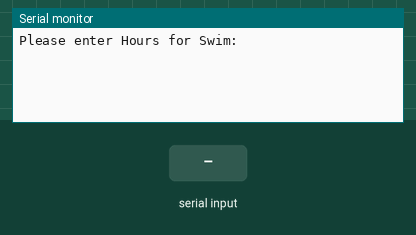
A sketch run on a simulated Arduino Uno, built with avr-gcc and run on an emulated ATmega328P. Shown: the last lines printed to the serial monitor. Inputs (shaded band) come from the test bench.

Above: at 0.9 s.
1.0 s: "90,45\n" received over Serial
At 1.5 s:
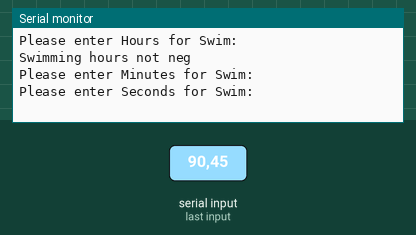
2.5 s: "30,150\n" received over Serial
At 3.3 s:
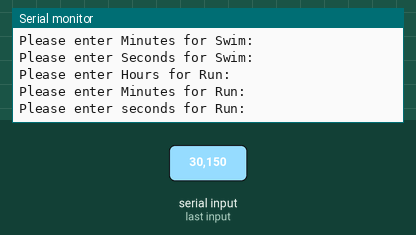
4.0 s: "5\n" received over Serial
At 5.9 s:
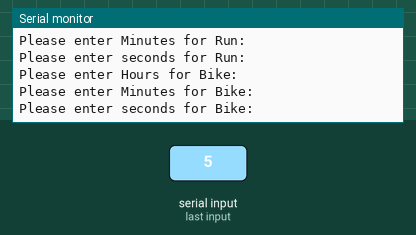
6.5 s: "90\n" received over Serial
At 8.1 s:
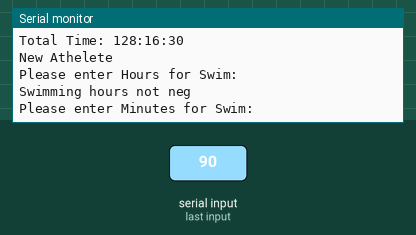

The sketch:

CS12020_Worksheet_5.ino
```cpp
#define DEBUG
//Declaring the constants as global variables
const int HourstoSeconds = 3600;
const int MinutestoSeconds = 60;
const int seconds = 60;
const int dataValue =4;
int atheleteNum = 0;
long fastestAtheleteTime = 2147483647;
//---------------------------------------------------------------
// Calling the function
int input(String inputTimes){
  Serial.println(inputTimes);
    while (!Serial.available()){
    ;
  }
  int result;
  result = Serial.parseInt();
  return result;
}
//----------------------------------------------------------------
void setup() {
  // put your setup code here, to run once:
  // Setting up the Serial port
  Serial.begin(9600);
  //Hours,Minutes,Seconds for Swimming times
   long hour_S;
   while(hour_S >= 0){
     hour_S = input("Please enter Hours for Swim: ");
     if (hour_S < 0){
      break;
#ifdef DEBUG
      Serial.println("Swimming hours were neg");
#endif
    } else {
#ifdef DEBUG
      Serial.println("Swimming hours not neg");
#endif
    }
    long minutes_S;
    minutes_S = input("Please enter Minutes for Swim: ");

    long seconds_S;
    seconds_S = input("Please enter Seconds for Swim: ");

    //Hours,Minutes,Seconds for Running times
    long hour_R;
    hour_R = input("Please enter Hours for Run: ");

    long minutes_R;
    minutes_R = input("Please enter Minutes for Run: ");

    long seconds_R;
    seconds_R = input ("Please enter seconds for Run: ");

    //Hours,Minutes,Seconds for Biking times
    long hour_B;
    hour_B = input("Please enter Hours for Bike: ");

    long minutes_B;
    minutes_B = input("Please enter Minutes for Bike: ");

    long seconds_B;
    seconds_B = input ("Please enter seconds for Bike: ");
//---------------------------------------------------------------------------------------------------
//Calculating total times for each event
long totalswimTimes = ((hour_S * HourstoSeconds) + (minutes_S * MinutestoSeconds) + seconds_S);
long totalrunTimes = ((hour_R * HourstoSeconds) + (minutes_R * MinutestoSeconds) + seconds_R);
long totalbikeTimes = ((hour_B * HourstoSeconds) + (minutes_B * MinutestoSeconds) + seconds_B);

long time_Total = totalswimTimes + totalrunTimes + totalbikeTimes;
long timeTotal[dataValue] = {totalswimTimes, totalrunTimes, totalbikeTimes, time_Total};
String names[dataValue] = {"Swim: ","Run: ","Bike: ","Total Time: "};
//---------------------------------------------------------------------------------------------------
// Arithmetics to find the Total Time in hours
for (int i = 0; i < dataValue; i++){
Serial.print(names[i]);
Serial.print(timeTotal[i]/HourstoSeconds);
Serial.print(":");
Serial.print((timeTotal[i]%HourstoSeconds)/MinutestoSeconds);
Serial.print(":");
Serial.println((timeTotal[i]%HourstoSeconds)%MinutestoSeconds);
   }
   if (time_Total < fastestAtheleteTime ){
    fastestAtheleteTime = time_Total;
    atheleteNum++;
    Serial.println("New Athelete");
    }
   }
//Showing the fastest Athelete and their times
Serial.print("Fastest Time Athlete Number: ");
Serial.println(atheleteNum);
Serial.println("Time: ");
Serial.print(fastestAtheleteTime / HourstoSeconds);
Serial.print(":");
Serial.print((fastestAtheleteTime % HourstoSeconds ) / seconds);
Serial.print(":");
Serial.println((fastestAtheleteTime / 1) % MinutestoSeconds);
}
void loop(){
  // put your main code here, to run repeatedly:

}
```

Measured:
- after the input at 1.0 s, the serial monitor: prints a new line at once (image 1)
- after the input at 2.5 s, the serial monitor: prints a new line at once (image 2)
- after the input at 4.0 s, the serial monitor: prints a new line at once (image 3)
- after the input at 6.5 s, the serial monitor: prints a new line at once (image 4)
